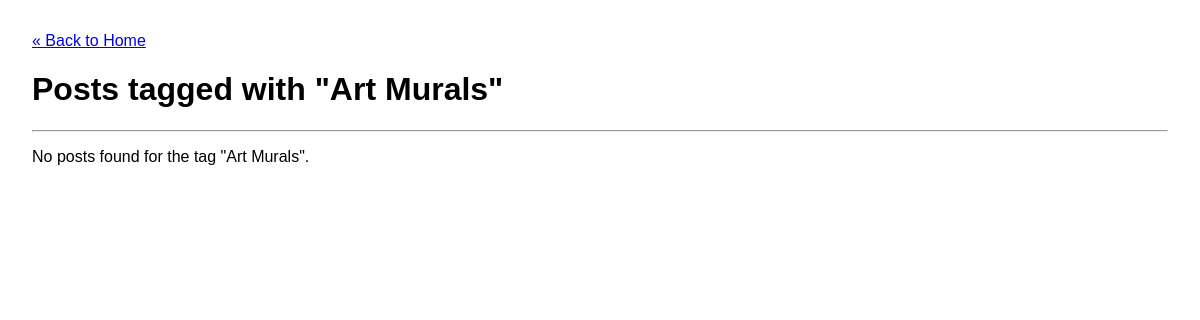
The app's page /tag/Art Murals, older data.
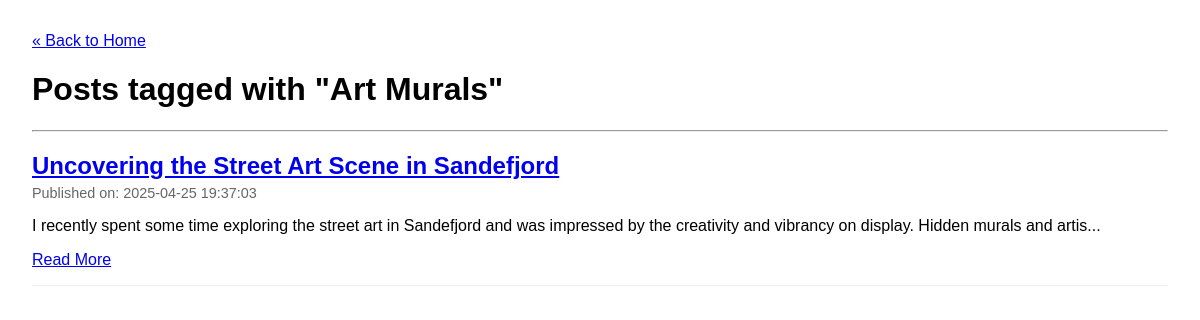
The same page, newer data.
### tables this page shows
CREATE TABLE posts (
    id INTEGER PRIMARY KEY AUTOINCREMENT, -- Unique identifier for each post
    title TEXT NOT NULL,                  -- Title of the blog post
    content TEXT NOT NULL,                -- Main body/content of the post
    published_date TIMESTAMP NOT NULL DEFAULT CURRENT_TIMESTAMP -- When the post was created/published
);

### app.py (the view)
@app.route('/tag/<string:tag_name>')
def posts_by_tag(tag_name):
    try:
        posts = db.get_posts_by_tag(tag_name)
        return render_template('tag_posts.html', tag_name=tag_name, posts=posts)
    except Exception as e:
        app.logger.error(f"Error fetching posts for tag '{tag_name}': {e}")
        return "<h1>An error occurred fetching posts for this tag.</h1>", 500

### db.py (called while the page is built)
def get_db_connection():
    conn = sqlite3.connect(DATABASE_PATH)
    conn.row_factory = sqlite3.Row
    return conn

def get_posts_by_tag(tag_name):
    posts = []
    conn = None
    try:
        conn = get_db_connection()
        cursor = conn.cursor()
        cursor.execute("""
            SELECT p.id, p.title, p.content, p.published_date
            FROM posts p
            JOIN post_tags pt ON p.id = pt.post_id
            JOIN tags t ON pt.tag_id = t.id
            WHERE t.name = ?
            ORDER BY p.published_date DESC
        """, (tag_name,))
        posts = cursor.fetchall()
    except sqlite3.Error as e:
        print(f"Database error in get_posts_by_tag for tag '{tag_name}': {e}")
    finally:
        if conn:
            conn.close()
    return posts

### templates/tag_posts.html (shortened to what this page needs)
<!DOCTYPE html>
<html lang="en">
  <head>
  </head>
  <body>
    <nav>
      <a href="{{ url_for('index') }}">&laquo; Back to Home</a>
    </nav>
    <h1>Posts tagged with "{{ tag_name }}"</h1>
    <hr />
    {% if posts %} {% for post in posts %}
    <article>
      <h2>
        <a href="{{ url_for('post', post_id=post['id']) }}"
          >{{ post['title'] }}</a
        >
      </h2>
      <div class="post-meta">
        Published on: {{ post['published_date'] }}
      </div>
      <div class="post-excerpt">
        <p>
          {{ post['content'][:150] }}{% if post['content']|length > 150 %}...{%
          endif %}
        </p>
      </div>
      <a href="{{ url_for('post', post_id=post['id']) }}">Read More</a>
    </article>
    {% endfor %} {% else %}
    <p>No posts found for the tag "{{ tag_name }}".</p>
    {% endif %}
  </body>
</html>

Row changes from the older to the newer data that the page shows:
added posts: title "Uncovering the Street Art Scene in Sandefjord", published_date "2025-04-25 19:37:03", content "I recently spent some time exploring the street art in Sandefjord and was impressed by the creativity and vibrancy on display. Hidden murals and artis"
Text that changed along with them:
{{ tag_name }}: "Art Murals" → (not shown)
text no longer shown: "No posts found for the tag \" \"."
